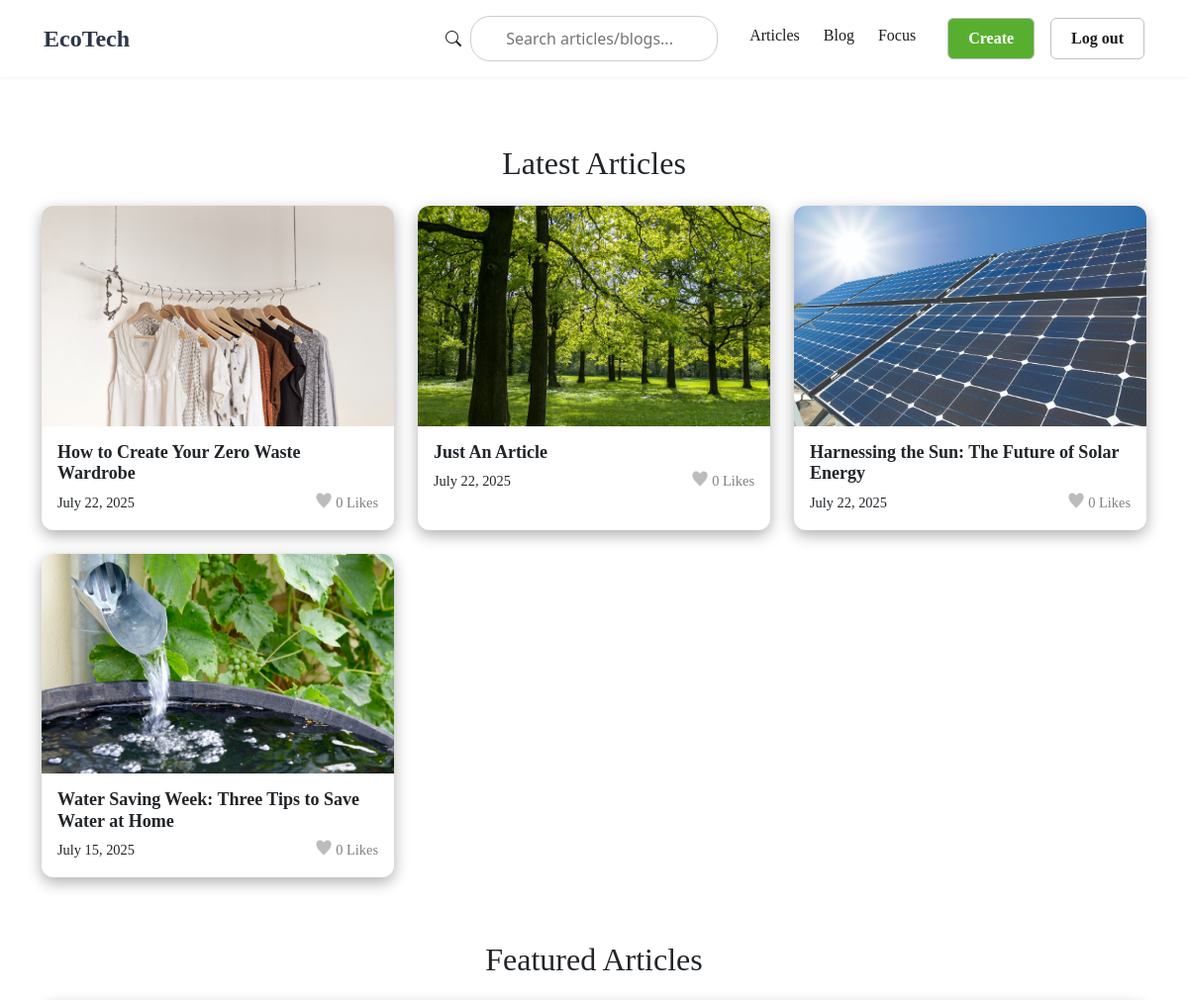
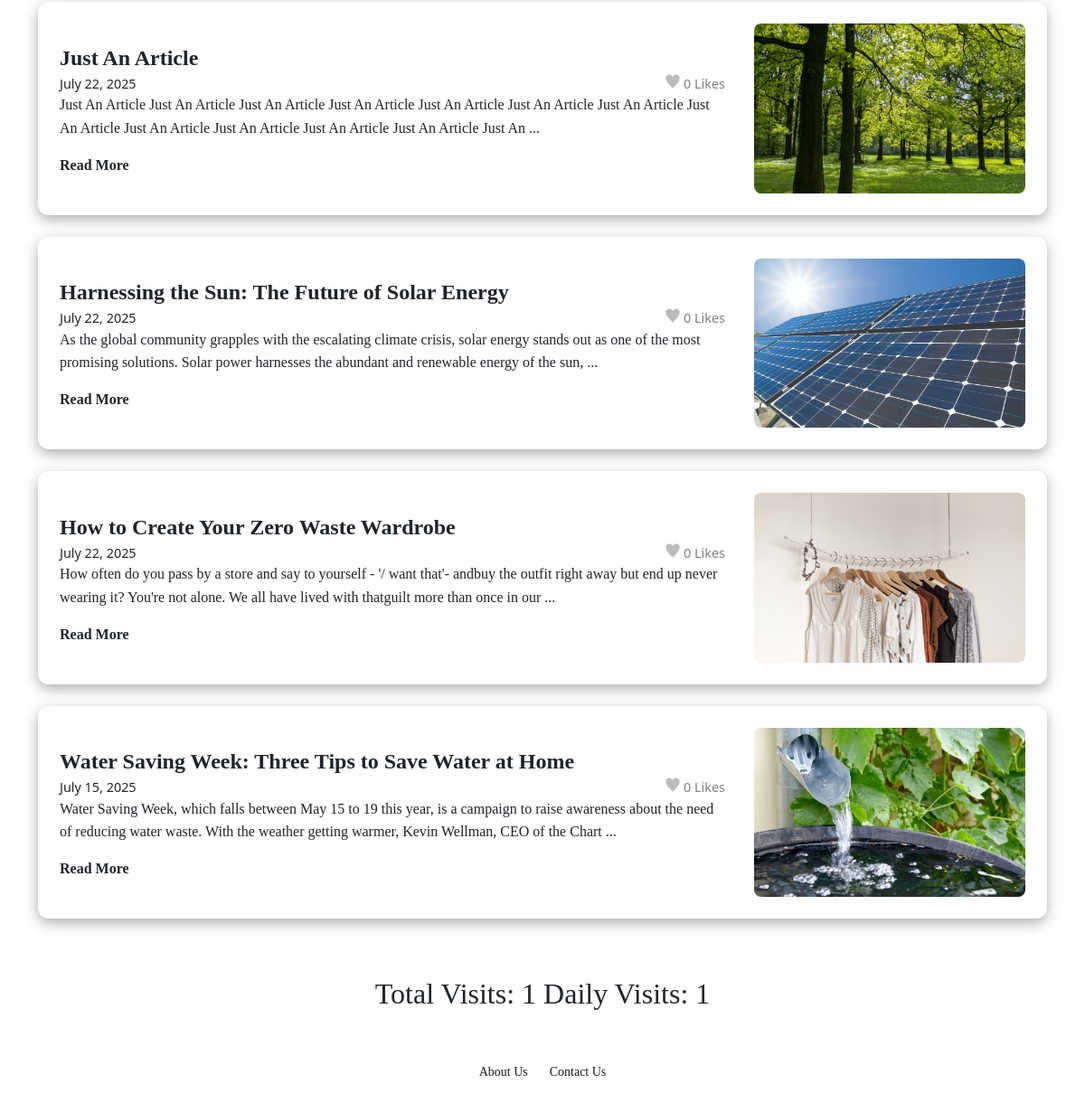
The app's page / (signed in) with its own data (2 pictures, top to bottom).
### post_app/models.py (models this page shows, shortened)
class PostRaw(models.Model):
    author = models.ForeignKey(User, on_delete=models.CASCADE)
    created_at = models.DateTimeField(auto_now_add=True)
    likes_int = models.IntegerField(default=0)
    liked_by = models.ManyToManyField(User, related_name = 'liked_posts', blank = True)
    content = models.TextField()
    title = models.TextField(max_length=60, blank=False, null=False)
    image = models.ImageField(upload_to='post_images/', blank=True, null=False)
    POST_TYPE_CHOICES = [
        (1, 'admin'),
        (2, 'user')
    ]
    post_type = models.IntegerField(choices=POST_TYPE_CHOICES, default=2)
    class Meta:
        app_label = 'post_app'
        db_table = 'post_app_raw'
        verbose_name = 'Post Data Management'

### post_app/views.py (the view)
# urls.py: path('', views.index, name='index'),
@never_cache
def index(request):
    latest_articles = PostRaw.objects.filter(post_type=1).order_by('-created_at')[:4]  # Get 4 posts created by admin with the latest created time
    featured_articles = PostRaw.objects.filter(post_type=1).order_by('-likes_int')[:4]  # Get 4 posts created by admin with the most likes
    current_date = datetime.now().date()
    visit_count = request.session.get('visit_count', 0) + 1
    request.session['visit_count'] = visit_count
    last_visit = request.COOKIES.get('last_visit')
    if last_visit:
        last_visit_date = datetime.strptime(last_visit, '%Y-%m-%d').date()
        if last_visit_date < current_date:
            request.session['daily_visit_count'] = 1
        else:
            daily_visit_count = request.session.get('daily_visit_count', 0) + 1
            request.session['daily_visit_count'] = daily_visit_count
    else:
        request.session['daily_visit_count'] = 1
    response = render(request, 'index.html', {
        'visit_count': visit_count,
        'daily_visit_count': request.session['daily_visit_count'],
        'latest_articles': latest_articles,
        'featured_articles': featured_articles
    })
    response.set_cookie('last_visit', current_date.strftime('%Y-%m-%d'))
    return response

### templates/index.html
{% extends "base_generic.html" %}
{% load static %}
{% block content %}
    <section>
        <h2 style="text-align: center; margin-bottom: 1.5rem;">Latest Articles</h2>
        <div class="article-grid-container">
            {% for article in latest_articles %}
                <a href="{% url 'post_detail' article.id %}" class="article-card-link">
                    <div class="article-card-vertical">
                        <div class="card-image">
                            {% if article.image %}
                                <img src="{{ article.image.url }}" alt="{{ article.title }}">
                            {% endif %}
                        </div>
                        <div class="card-content">
                            <h3 class="post-title-small">{{ article.title }}</h3>
                            <div class="post-meta-likes">
                                 <span>  {{ article.created_at|date:"F d, Y" }}</span>
                                <span class="grey-heart-icon"> {{ article.liked_by.count }} Like{{ article.liked_by.count|pluralize }}</span>
                            </div>
                        </div>
                    </div>
                </a>
            {% endfor %}
        </div>
    </section>
    <section>
        <h2 style="margin-top: 50px; text-align: center; margin-bottom: 1.5rem;">Featured Articles</h2>
        <div class="article-block-container">
            {% for article in featured_articles %}
                <div class="article-card-block">
                    <div class="card-content">
                        <a href="{% url 'post_detail' article.id %}" class="post-title">{{ article.title }}</a>
                        <div class="post-meta-likes">
                            <span>{{ article.created_at|date:"F d, Y" }}</span>
                            <span class="grey-heart-icon">  {{ article.liked_by.count }} Like{{ article.liked_by.count|pluralize }}</span>
                        </div>
                        <p>{{ article.content|slice:":200" }} ...</p>
                        <a href="{% url 'post_detail' article.id %}" class="a-read-more" style="margin-top: 1rem;">Read More</a>
                    </div>
                    <div class="card-image">
                        {% if article.image %}
                            <img src="{{ article.image.url }}" alt="{{ article.title }}">
                        {% endif %}
                    </div>
                </div>
            {% endfor %}
        </div>
    </section>
    <h2> Total Visits: {{ visit_count }}  Daily Visits: {{ daily_visit_count }}</h2>
{% endblock content %}

### static/css/styles.css (style rules this page uses)
section { margin-block: 4rem; }
section:first-of-type { margin-top: 2rem; }
h2 { font-family: "Times New Roman", Times, serif; font-size: 2.25rem; font-weight: 700; margin-bottom: 2rem; text-align: center; }
p { font-family: "Times New Roman", Times, serif; }
a { font-family: "Times New Roman", Times, serif; }
.article-grid-container { display: grid; grid-template-columns: repeat(auto-fit, minmax(280px, 1fr)); gap: 1.5rem; }
.article-card-link { text-decoration: none; color: inherit; }
.article-card-vertical { background-color: white; border-radius: 12px; box-shadow: 0 5px 15px rgb(174, 174, 174); overflow: hidden; height: 100%; transition: transform 0.2s ease, box-shadow 0.2s ease; }
.article-card-vertical .card-image img { width: 100%; height: auto; aspect-ratio: 16 / 10; object-fit: cover; transition: transform 0.3s ease-out; }
.article-card-vertical .card-content { padding: 1rem; }
.article-block-container { display: block; }
.article-card-block { display: grid; grid-template-columns: 1fr 300px; gap: 2rem; align-items: center; background-color: white; margin-bottom: 1.5rem; padding: 1.5rem; border-radius: 12px; box-shadow: 0 5px 15px rgb(174, 174, 174); transition: transform 0.2s ease, box-shadow 0.2s ease; }
.article-card-block .card-image img { width: 100%; height: auto; display: block; border-radius: 8px; aspect-ratio: 16 / 10; object-fit: cover; transition: transform 0.3s ease-out; }
.post-title { font-size: 1.5rem; font-weight: bold; text-decoration: none; color: inherit; margin-bottom: 0.5rem; }
.post-title-small { font-size: 1.125rem; font-weight: bold; margin: 0 0 0.5rem 0; }
.article-card-block p, .article-card-vertical p { line-height: 1.6; }
.a-read-more { text-decoration: none; color: inherit; font-weight: bold; }
.post-meta-likes { display: flex; justify-content: space-between; align-items: center; font-size: 0.9rem; }
.grey-heart-icon { display: inline-flex; align-items: center; font-size: 0.9rem; color: grey; background-image: url('../images/grey_heart.png'); background-repeat: no-repeat; background-size: 16px 16px; padding-left: 20px; }

### records on screen
PostRaw: image (picture), title "How to Create Your Zero Waste Wardrobe", created_at "July 22, 2025", liked_by.count "0", content "How often do you pass by a store and say to yourself - '/ want that'- andbuy the outfit right away but end up never wearing it? You're not alone. We all have lived with thatguilt more than once in our"
PostRaw: image (picture), title "Just An Article", created_at "July 22, 2025", liked_by.count "0", content "Just An Article Just An Article Just An Article Just An Article Just An Article Just An Article Just An Article Just An Article Just An Article Just An Article Just An Article Just An Article Just An"
PostRaw: image (picture), title "Harnessing the Sun: The Future of Solar Energy", created_at "July 22, 2025", liked_by.count "0", content "As the global community grapples with the escalating climate crisis, solar energy stands out as one of the most promising solutions. Solar power harnesses the abundant and renewable energy of the sun,"
PostRaw: image (picture), title "Water Saving Week: Three Tips to Save Water at Home", created_at "July 15, 2025", liked_by.count "0", content "Water Saving Week, which falls between May 15 to 19 this year, is a campaign to raise awareness about the need of reducing water waste. With the weather getting warmer, Kevin Wellman, CEO of the Chart"

### other values on screen
{{ visit_count }} "1"
{{ daily_visit_count }} "1"
